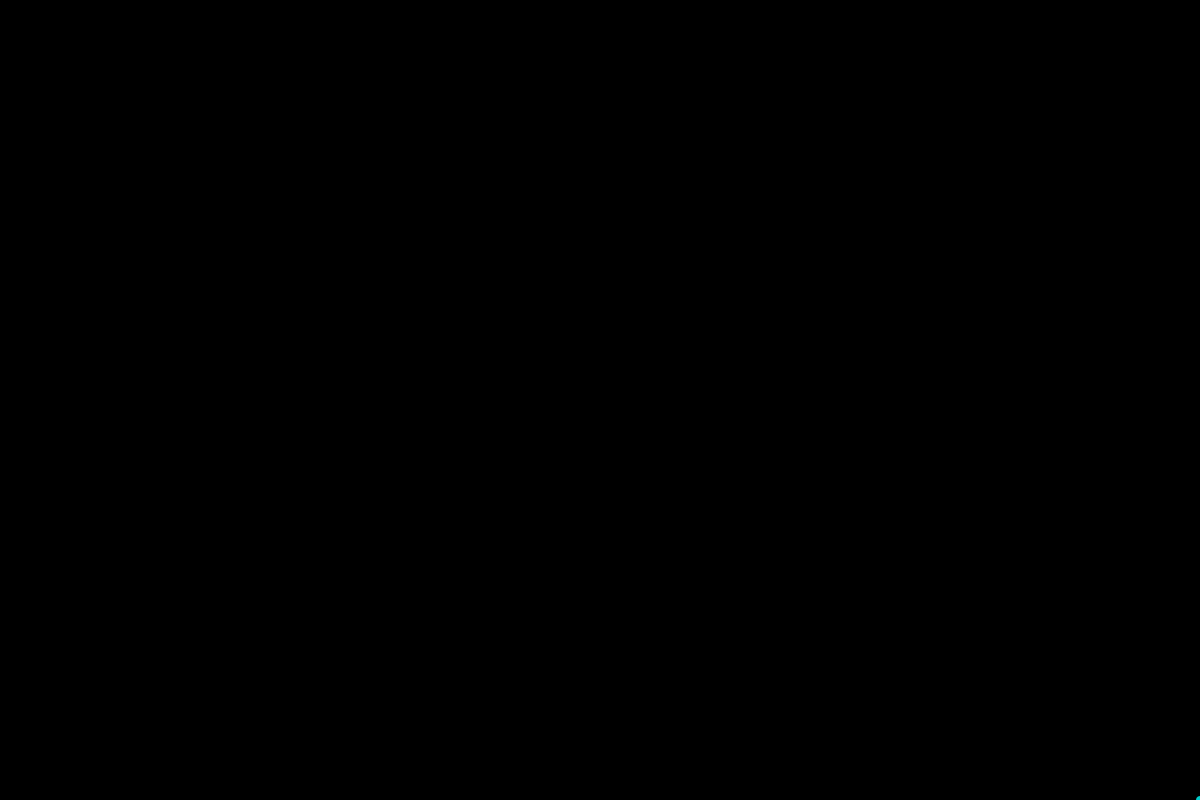
Frame 1 (no input)
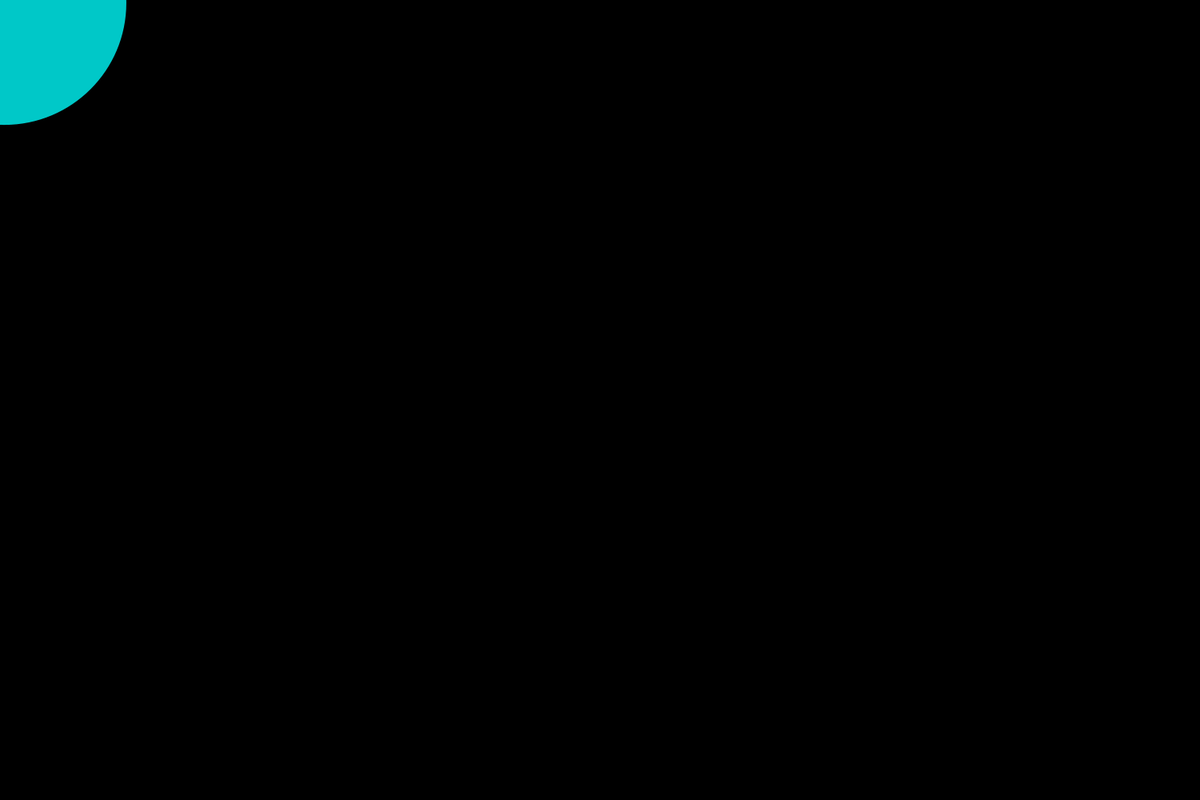
Frame 60 (the mouse pressed at the canvas centre just before this capture)
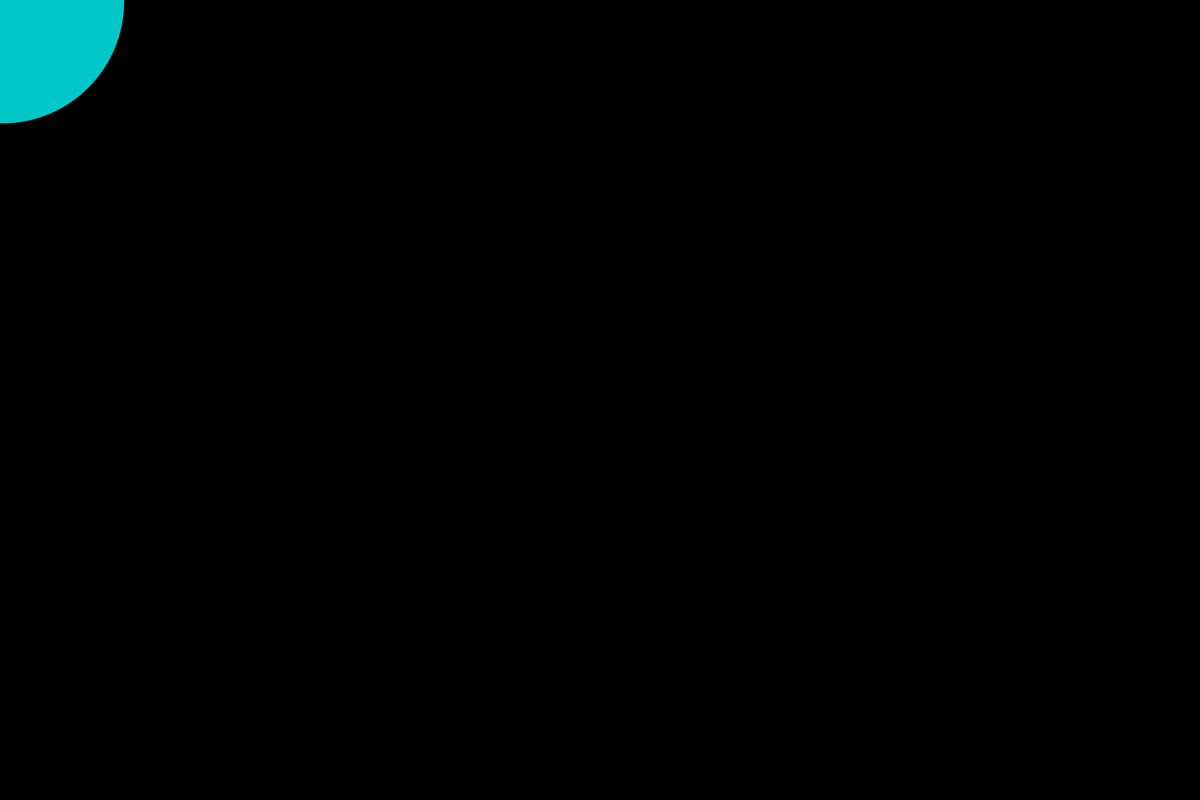
Frame 120 (the mouse held since frame 60 and released just before this capture)

The Processing sketch that drew these frames (run headless with seeded random() and noise(); from frame 60 on, the mouse is pressed at the canvas centre):

// Processing sketch: firstVariableExperiments
// ── firstVariableExperiments.pde
// 1: Declare and 2: Initialize variable
float circleX = 1500;
float circleY = 1000;
float circleExpand = 10;

void setup() {
 size(1500, 1000); 
}

void mousePressed() {
 circleX = mouseX;
 circleY = mouseY;
 circleExpand = 10;
}

void draw() {
 background(0);
 
 noStroke();
 fill(0, 200, 200);
 // 3: Use variable
 circle(circleX, circleY, circleExpand);
 println();
 
 circleX = circleX / 1.1;
 circleY = circleY / 1.1;
 circleExpand = circleExpand + 5;
}
